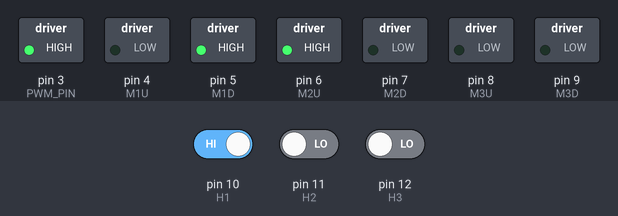
Simulated run of this sketch. Board: Arduino Uno, built with avr-gcc and run on an emulated ATmega328P. On the bench: switched loads named in the sketch (green lamp = pin HIGH). The inputs (shaded band) are chosen by the test bench; at power-on: pin 11 (H2) LOW, pin 10 (H1) HIGH, pin 12 (H3) LOW.

Above: at 1.2 s.
1.3 s: pin 11 (H2) driven HIGH
At 1.7 s:
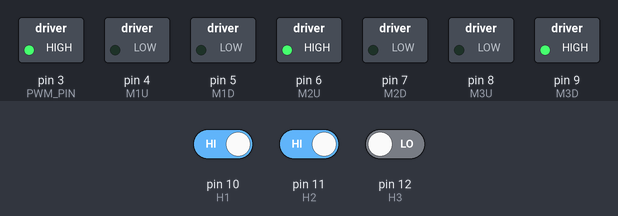
2.8 s: pin 10 (H1) driven LOW
At 4.0 s:
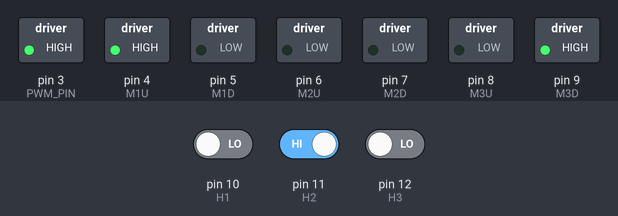
4.3 s: pin 12 (H3) driven HIGH
At 5.2 s:
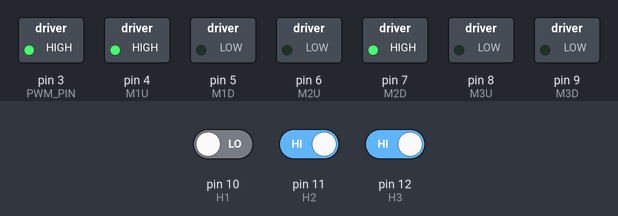
5.8 s: pin 11 (H2) driven LOW
At 6.3 s:
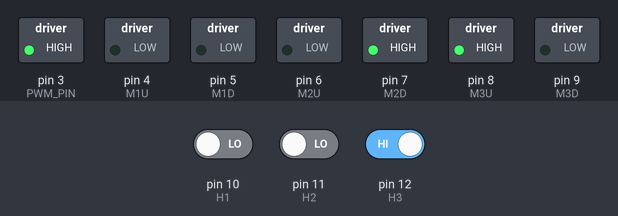
7.3 s: pin 10 (H1) driven HIGH
At 8.5 s:
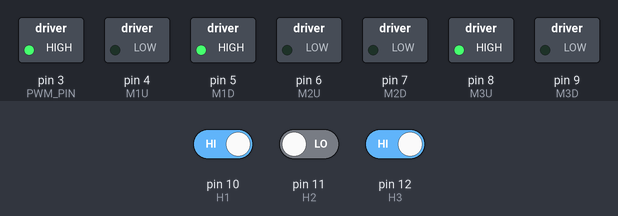
8.8 s: pin 12 (H3) driven LOW
At 9.8 s:
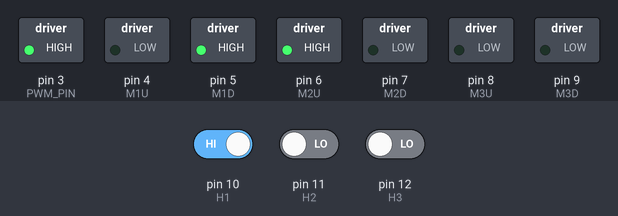
Timing chart, 0 to 11.3 s (numbered marks = the images above; inputs shaded):
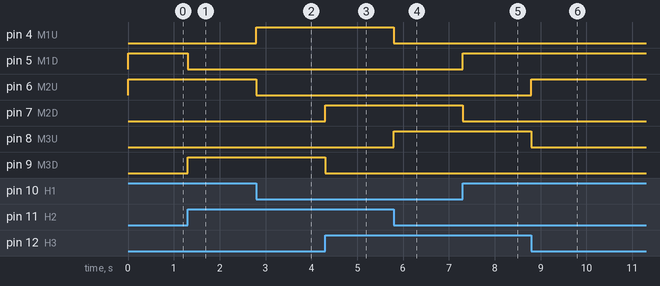

Measured:
- after the input at 1.3 s, pin 5 (M1D): HIGH → LOW at once; pin 9 (M3D): LOW → HIGH at once
- after the input at 2.8 s, pin 4 (M1U): LOW → HIGH at once; pin 6 (M2U): HIGH → LOW at once
- after the input at 4.3 s, pin 7 (M2D): LOW → HIGH at once; pin 9 (M3D): HIGH → LOW at once
- after the input at 5.8 s, pin 4 (M1U): HIGH → LOW at once; pin 8 (M3U): LOW → HIGH at once
- after the input at 7.3 s, pin 5 (M1D): LOW → HIGH at once; pin 7 (M2D): HIGH → LOW at once
- after the input at 8.8 s, pin 6 (M2U): LOW → HIGH at once; pin 8 (M3U): HIGH → LOW at once

The sketch:

basicSpinWithHallEffect.ino
```cpp
//Defining pins for the motor driver circuit
#define PWM_PIN 3
#define H1 10
#define H2 11
#define H3 12
#define M1U 4
#define M1D 5
#define M2U 6
#define M2D 7
#define M3U 8
#define M3D 9

void setup() {
  //Setting up pins
  pinMode(H1,INPUT);
  pinMode(H2,INPUT);
  pinMode(H3,INPUT);
  pinMode(PWM_PIN,OUTPUT);
  pinMode(M1U, OUTPUT);
  pinMode(M1D, OUTPUT);
  pinMode(M2U, OUTPUT);
  pinMode(M2D, OUTPUT);
  pinMode(M3U, OUTPUT);
  pinMode(M3D, OUTPUT);

  //Setting every output pin to low state
  digitalWrite(M1U,LOW);
  digitalWrite(M1D,LOW);
  digitalWrite(M2U,LOW);
  digitalWrite(M2D,LOW);
  digitalWrite(M3U,LOW);
  digitalWrite(M3D,LOW);
  analogWrite(PWM_PIN,0);

  //Initial speed (can be changed and the defout is 0)
  analogWrite(3,255);
}

const int delayTime = 1000;

void loop() {
  //Cummutation loop
  commuteD();
}

//Function wich finds the next commutation in the commutation table in direct order
void commuteD(){
  //AB
  if (digitalRead(H1) == 0 && digitalRead(H2) == 1 && digitalRead(H3) == 1){
    digitalWrite(M1U,HIGH);
    digitalWrite(M1D,LOW);
    digitalWrite(M2U,LOW);
    digitalWrite(M2D,HIGH);
    digitalWrite(M3U,LOW);
    digitalWrite(M3D,LOW);
  }
  //AC
  else if (digitalRead(H1) == 0 && digitalRead(H2) == 1 && digitalRead(H3) == 0){
    digitalWrite(M1U,HIGH);
    digitalWrite(M1D,LOW);
    digitalWrite(M2U,LOW);
    digitalWrite(M2D,LOW);
    digitalWrite(M3U,LOW);
    digitalWrite(M3D,HIGH);
  }
  //BC
  else if (digitalRead(H1) == 1 && digitalRead(H2) == 1 && digitalRead(H3) == 0){
    digitalWrite(M1U,LOW);
    digitalWrite(M1D,LOW);
    digitalWrite(M2U,HIGH);
    digitalWrite(M2D,LOW);
    digitalWrite(M3U,LOW);
    digitalWrite(M3D,HIGH);
  }
  //BA
  else if (digitalRead(H1) == 1 && digitalRead(H2) == 0 && digitalRead(H3) == 0){
    digitalWrite(M1U,LOW);
    digitalWrite(M1D,HIGH);
    digitalWrite(M2U,HIGH);
    digitalWrite(M2D,LOW);
    digitalWrite(M3U,LOW);
    digitalWrite(M3D,LOW);
  }
  //CA
  else if (digitalRead(H1) == 1 && digitalRead(H2) == 0 && digitalRead(H3) == 1){
    digitalWrite(M1U,LOW);
    digitalWrite(M1D,HIGH);
    digitalWrite(M2U,LOW);
    digitalWrite(M2D,LOW);
    digitalWrite(M3U,HIGH);
    digitalWrite(M3D,LOW);
  }
  //CB
  else if (digitalRead(H1) == 0 && digitalRead(H2) == 0 && digitalRead(H3) == 1){
    digitalWrite(M1U,LOW);
    digitalWrite(M1D,LOW);
    digitalWrite(M2U,LOW);
    digitalWrite(M2D,HIGH);
    digitalWrite(M3U,HIGH);
    digitalWrite(M3D,LOW);
  }
}

//Function wich finds the next commutation in the commutation table in inverse order
void commuteI(){
  //AB
  if (digitalRead(H1) == 1 && digitalRead(H2) == 0 && digitalRead(H3) == 0){
    digitalWrite(M1U,HIGH);
    digitalWrite(M1D,LOW);
    digitalWrite(M2U,LOW);
    digitalWrite(M2D,HIGH);
    digitalWrite(M3U,LOW);
    digitalWrite(M3D,LOW);
  }
  //AC
  else if (digitalRead(H1) == 1 && digitalRead(H2) == 0 && digitalRead(H3) == 1){
    digitalWrite(M1U,HIGH);
    digitalWrite(M1D,LOW);
    digitalWrite(M2U,LOW);
    digitalWrite(M2D,LOW);
    digitalWrite(M3U,LOW);
    digitalWrite(M3D,HIGH);
  }
  //BC
  else if (digitalRead(H1) == 0 && digitalRead(H2) == 0 && digitalRead(H3) == 1){
    digitalWrite(M1U,LOW);
    digitalWrite(M1D,LOW);
    digitalWrite(M2U,HIGH);
    digitalWrite(M2D,LOW);
    digitalWrite(M3U,LOW);
    digitalWrite(M3D,HIGH);
  }
  //BA
  else if (digitalRead(H1) == 0 && digitalRead(H2) == 1 && digitalRead(H3) == 1){
    digitalWrite(M1U,LOW);
    digitalWrite(M1D,HIGH);
    digitalWrite(M2U,HIGH);
    digitalWrite(M2D,LOW);
    digitalWrite(M3U,LOW);
    digitalWrite(M3D,LOW);
  }
  //CA
  else if (digitalRead(H1) == 0 && digitalRead(H2) == 1 && digitalRead(H3) == 0){
    digitalWrite(M1U,LOW);
    digitalWrite(M1D,HIGH);
    digitalWrite(M2U,LOW);
    digitalWrite(M2D,LOW);
    digitalWrite(M3U,HIGH);
    digitalWrite(M3D,LOW);
  }
  //CB
  else if (digitalRead(H1) == 1 && digitalRead(H2) == 1 && digitalRead(H3) == 0){
    digitalWrite(M1U,LOW);
    digitalWrite(M1D,LOW);
    digitalWrite(M2U,LOW);
    digitalWrite(M2D,HIGH);
    digitalWrite(M3U,HIGH);
    digitalWrite(M3D,LOW);
  }
}

void commute2(){
  //AB
  if (digitalRead(H1) == 0 && digitalRead(H2) == 1 && digitalRead(H3) == 0){
    digitalWrite(M1U,HIGH);
    digitalWrite(M1D,LOW);
    digitalWrite(M2U,LOW);
    digitalWrite(M2D,HIGH);
    digitalWrite(M3U,LOW);
    digitalWrite(M3D,LOW);
  }
  //AC
  else if (digitalRead(H1) == 1 && digitalRead(H2) == 1 && digitalRead(H3) == 0){
    digitalWrite(M1U,HIGH);
    digitalWrite(M1D,LOW);
    digitalWrite(M2U,LOW);
    digitalWrite(M2D,LOW);
    digitalWrite(M3U,LOW);
    digitalWrite(M3D,HIGH);
  }
  //BC
  else if (digitalRead(H1) == 1 && digitalRead(H2) == 0 && digitalRead(H3) == 0){
    digitalWrite(M1U,LOW);
    digitalWrite(M1D,LOW);
    digitalWrite(M2U,HIGH);
    digitalWrite(M2D,LOW);
    digitalWrite(M3U,LOW);
    digitalWrite(M3D,HIGH);
  }
  //BA
  else if (digitalRead(H1) == 1 && digitalRead(H2) == 0 && digitalRead(H3) == 1){
    digitalWrite(M1U,LOW);
    digitalWrite(M1D,HIGH);
    digitalWrite(M2U,HIGH);
    digitalWrite(M2D,LOW);
    digitalWrite(M3U,LOW);
    digitalWrite(M3D,LOW);
  }
  //CA
  else if (digitalRead(H1) == 0 && digitalRead(H2) == 0 && digitalRead(H3) == 1){
    digitalWrite(M1U,LOW);
    digitalWrite(M1D,HIGH);
    digitalWrite(M2U,LOW);
    digitalWrite(M2D,LOW);
    digitalWrite(M3U,HIGH);
    digitalWrite(M3D,LOW);
  }
  //CB
  else if (digitalRead(H1) == 0 && digitalRead(H2) == 1 && digitalRead(H3) == 1){
    digitalWrite(M1U,LOW);
    digitalWrite(M1D,LOW);
    digitalWrite(M2U,LOW);
    digitalWrite(M2D,HIGH);
    digitalWrite(M3U,HIGH);
    digitalWrite(M3D,LOW);
  }
}
```
